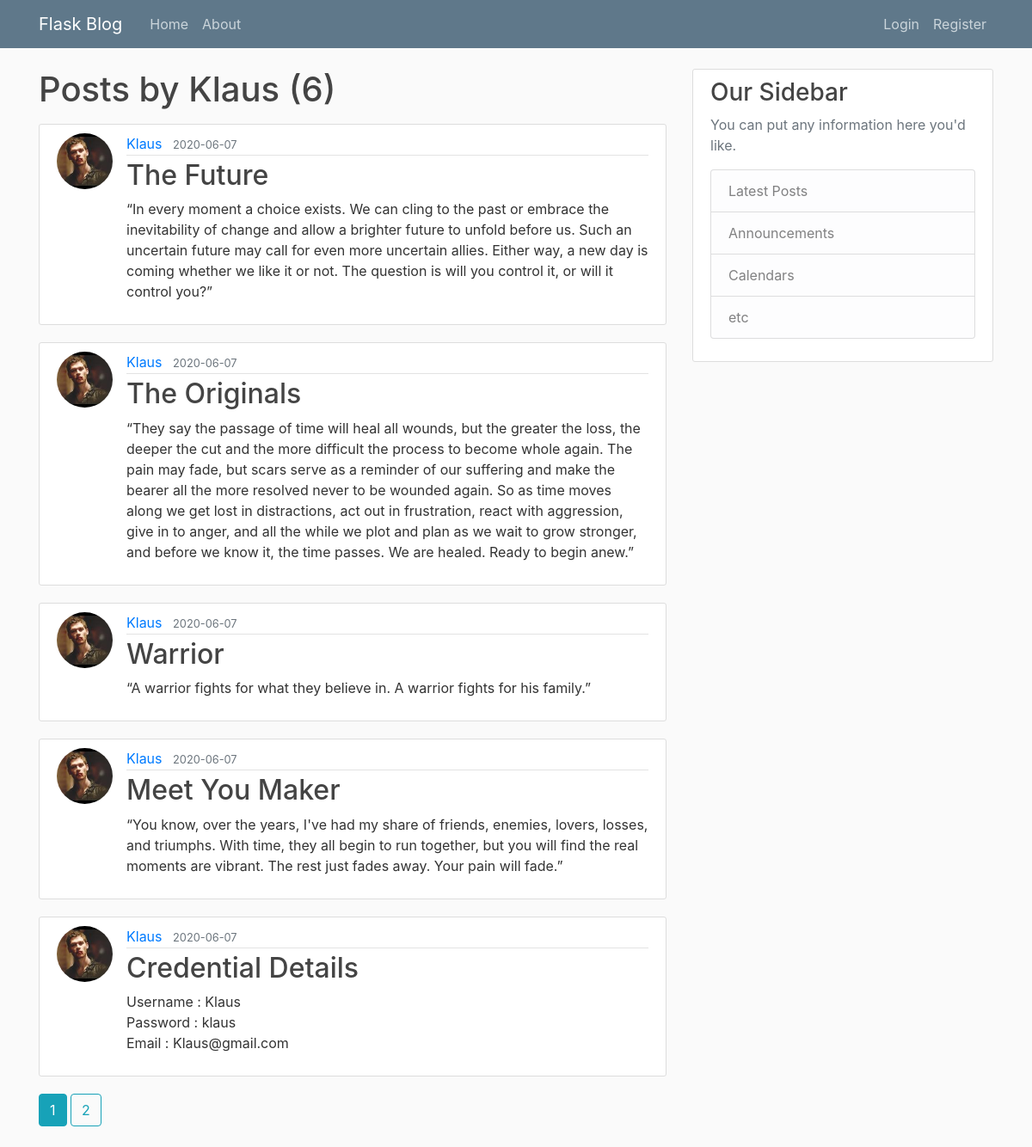
Page /user/Klaus on the committed database.
### flaskblog/models.py (models this page shows, shortened)
class User(db.Model, UserMixin):
    id = db.Column(db.Integer, primary_key = True)
    username = db.Column(db.String(20), unique = True, nullable = False)
    email = db.Column(db.String(120), unique = True, nullable = False)
    image_file = db.Column(db.String(20), nullable = False, default ='default.jpg')
    password = db.Column(db.String(60), nullable = False)
    posts = db.relationship('Post', backref = 'author', lazy = True)

class Post(db.Model):
    id = db.Column(db.Integer, primary_key = True)
    title = db.Column(db.String(100), nullable = False)
    date_posted = db.Column(db.DateTime, nullable = False, default = datetime.utcnow)
    content = db.Column(db.Text, nullable = False)
    user_id = db.Column(db.Integer, db.ForeignKey('user.id'), nullable = False)

### flaskblog/users/routes.py (the view)
@users.route('/user/<string:username>')
def user_posts(username):
    page = request.args.get('page', 1, type= int)
    user = User.query.filter_by(username=username).first_or_404()
    posts = Post.query.filter_by(author=user)\
            .order_by(Post.date_posted.desc())\
            .paginate(per_page = 5, page = page)
    return render_template('user_posts.html', posts = posts, user = user )

### flaskblog/templates/user_posts.html
{% extends 'layout.html' %}
{% block content %}
<h1 class="mb-3"> Posts by {{user.username}} ({{ posts.total }}) </h1>
{% for post in posts.items %}
<article class="media content-section">
<img src="{{url_for('static', filename = 'profile_pics/' + post.author.image_file   )}}" class="rounded-circle article-img" >
    <div class="media-body">
        <div class="article-metadata">
            <a class="mr-2" href=" {{ url_for('users.user_posts', username = post.author.username)  }} ">{{ post.author.username }}</a>
            <small class="text-muted">{{ post.date_posted.strftime('%Y-%m-%d') }}</small>
        </div>
        <h2><a class="article-title" href="{{ url_for('posts.post', post_id = post.id) }}">{{ post.title }}</a></h2>
        <p class="article-content">{{ post.content }}</p>
    </div>
</article>
{%endfor%}
{% for page_num in posts.iter_pages(left_edge = 1, right_edge=1, left_current = 1,right_current = 2) %}
{% if page_num %}
{% if posts.page == page_num %}
    <a class="btn btn-info mb-4" href=" {{ url_for('users.user_posts', username = user.username, page = page_num )  }} "> {{ page_num }} </a>
{%else%}
    <a class="btn btn-outline-info mb-4" href=" {{ url_for('users.user_posts', page = page_num, username = user.username )  }} "> {{ page_num }} </a>
{% endif %}
{% else %}
...
{% endif %}
{% endfor %}
{% endblock content %}

### flaskblog/static/main.css (style rules this page uses)
body { background: #fafafa; color: #333333; margin-top: 5rem; }
h1, h2, h3, h4, h5, h6 { color: #444444; }
.content-section { background: #ffffff; padding: 10px 20px; border: 1px solid #dddddd; border-radius: 3px; margin-bottom: 20px; }
.article-title { color: #444444; }
.article-content { white-space: pre-line; }
.article-img { height: 65px; width: 65px; margin-right: 16px; }
.article-metadata { padding-bottom: 1px; margin-bottom: 4px; border-bottom: 1px solid #e3e3e3 }

### rows in the picture
User: username "Klaus"
Post: image_file (picture), author.username "Klaus", date_posted "2020-06-07", title "The Future", content "“In every moment a choice exists. We can cling to the past or embrace the inevitability of change and allow a brighter future to unfold before us. Such an uncertain future may call for even more uncertain allies. Either way, a new day is coming whether we like it or not. The question is will you control it, or will it control you?”"
Post: image_file (picture), author.username "Klaus", date_posted "2020-06-07", title "The Originals", content "“They say the passage of time will heal all wounds, but the greater the loss, the deeper the cut and the more difficult the process to become whole again. The pain may fade, but scars serve as a reminder of our suffering and make the bearer all the more resolved never to be wounded again. So as time moves along we get lost in distractions, act out in frustration, react with aggression, give in to anger, and all the while we plot and plan as we wait to grow stronger, and before we know it, the time passes. We are healed. Ready to begin anew.”"
Post: image_file (picture), author.username "Klaus", date_posted "2020-06-07", title "Warrior", content "“A warrior fights for what they believe in. A warrior fights for his family.”"
Post: image_file (picture), author.username "Klaus", date_posted "2020-06-07", title "Meet You Maker", content "“You know, over the years, I've had my share of friends, enemies, lovers, losses, and triumphs. With time, they all begin to run together, but you will find the real moments are vibrant. The rest just fades away. Your pain will fade.”"
Post: image_file (picture), author.username "Klaus", date_posted "2020-06-07", title "Credential Details", content "Username : Klaus Password : klaus Email : Klaus@gmail.com"

### other values in the picture
{{ posts.total }} "6"
{{ page_num }} "1"
{{ page_num }} "2"
